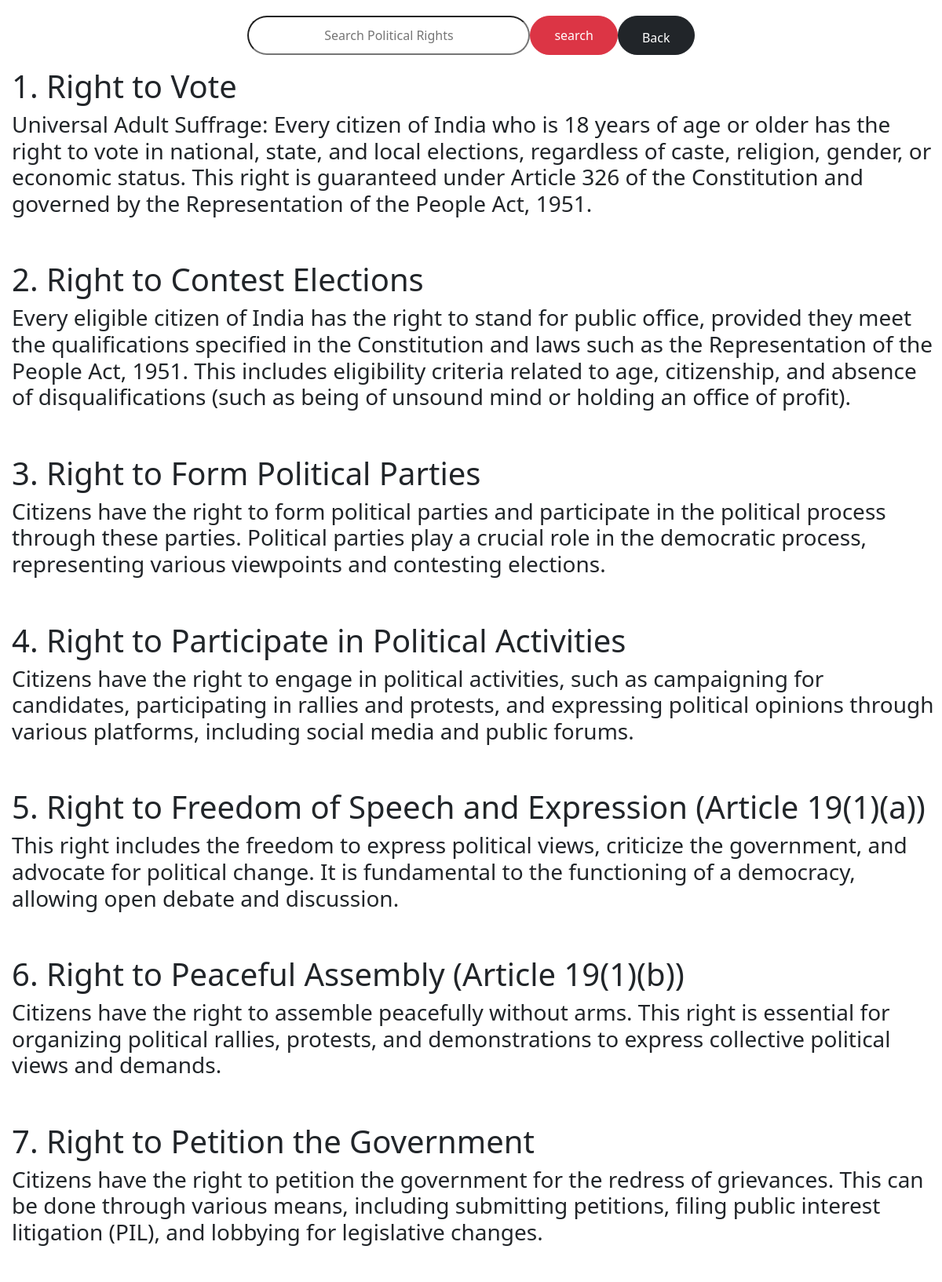
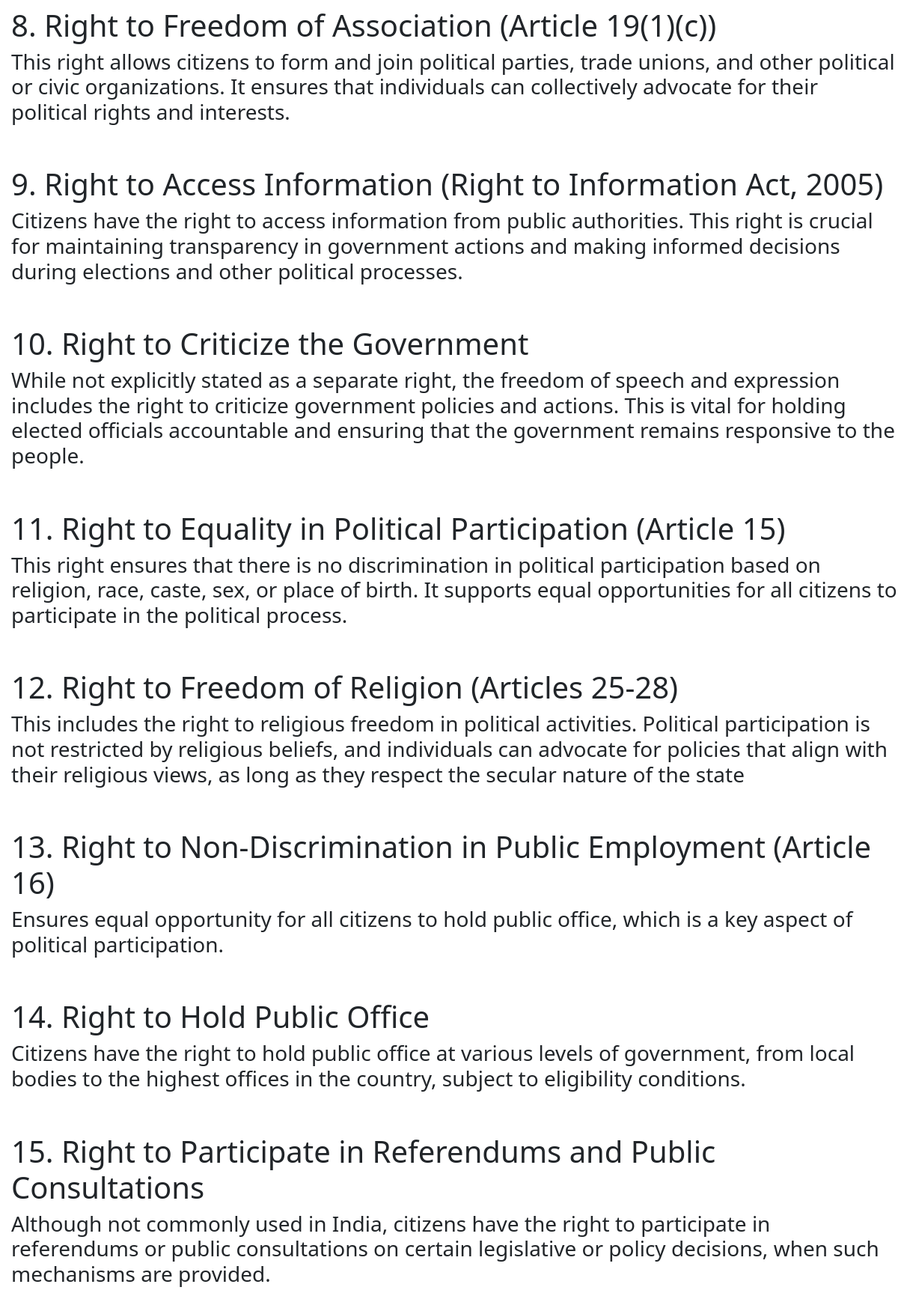
/politicalRights/, run on the app's committed database (2 pictures, top to bottom).
### rights/models.py (models this page shows, shortened)
class politicalRights(models.Model):
    Title = models.CharField(max_length=400)
    Description = models.CharField(max_length=5000)

### rights/views.py (the view)
# urls.py: path("politicalRights/",political,name="politicalRights"),
def political(request):
    query = request.GET.get('q')
    if query:
        political_right = politicalRights.objects.filter(
            Q(Title__iconatins=query) | Q(Description__icontains=query)
        )
    else:
        political_right = politicalRights.objects.all()
    return render(request,"politicalRights.html",{'political_right':political_right})

### rights/templates/politicalrights.html (shortened to what this page needs)
<!DOCTYPE html>
<html lang="en">
<head>
    <link href="https://cdn.jsdelivr.net/npm/bootstrap@5.3.3/dist/css/bootstrap.min.css" rel="stylesheet">
</head>
<body>
    <form method="GET" action="{% url 'politicalRights'%}" style="display: flex; justify-content: center; text-align: center;">
        <input type="text" style="border-radius:30px; border: 3px line; height: 50px; width: 30%; margin-top: 20px;text-align: center;" name="q" id="autocomplete" placeholder="Search Political Rights">
        <input type="submit" class="btn btn-danger" style="padding-left: 30px; padding-right: 30px;border-radius: 30px; margin-top: 20px;"  value="search">
        <a href="{% url 'home' %}"class="btn btn-dark" style="padding-left: 30px; padding-top: 15px; padding-right: 30px; border-radius: 30px; margin-top: 20px; " >Back</a>
    </form>
    <div id="political">
        {% for p in political_right %}
        <h1>{{p.Title}}</h1>  <h3>{{p.Description}}</h3><br><br>
        {% endfor %}
    </div>
</body>
</html>

### rights/templates/politicalrights.html (style rules this page uses)
h1,h3 { margin-left: 15px; }

### data on the page
politicalRights: Title "1. Right to Vote", Description "Universal Adult Suffrage: Every citizen of India who is 18 years of age or older has the right to vote in national, state, and local elections, regardless of caste, religion, gender, or economic status. This right is guaranteed under Article 326 of the Constitution and governed by the Representation of the People Act, 1951."
politicalRights: Title "2. Right to Contest Elections", Description "Every eligible citizen of India has the right to stand for public office, provided they meet the qualifications specified in the Constitution and laws such as the Representation of the People Act, 1951. This includes eligibility criteria related to age, citizenship, and absence of disqualifications (such as being of unsound mind or holding an office of profit)."
politicalRights: Title "3. Right to Form Political Parties", Description "Citizens have the right to form political parties and participate in the political process through these parties. Political parties play a crucial role in the democratic process, representing various viewpoints and contesting elections."
politicalRights: Title "4. Right to Participate in Political Activities", Description "Citizens have the right to engage in political activities, such as campaigning for candidates, participating in rallies and protests, and expressing political opinions through various platforms, including social media and public forums."
politicalRights: Title "5. Right to Freedom of Speech and Expression (Article 19(1)(a))", Description "This right includes the freedom to express political views, criticize the government, and advocate for political change. It is fundamental to the functioning of a democracy, allowing open debate and discussion."
politicalRights: Title "6. Right to Peaceful Assembly (Article 19(1)(b))", Description "Citizens have the right to assemble peacefully without arms. This right is essential for organizing political rallies, protests, and demonstrations to express collective political views and demands."
politicalRights: Title "7. Right to Petition the Government", Description "Citizens have the right to petition the government for the redress of grievances. This can be done through various means, including submitting petitions, filing public interest litigation (PIL), and lobbying for legislative changes."
politicalRights: Title "8. Right to Freedom of Association (Article 19(1)(c))", Description "This right allows citizens to form and join political parties, trade unions, and other political or civic organizations. It ensures that individuals can collectively advocate for their political rights and interests."
politicalRights: Title "9. Right to Access Information (Right to Information Act, 2005)", Description "Citizens have the right to access information from public authorities. This right is crucial for maintaining transparency in government actions and making informed decisions during elections and other political processes."
politicalRights: Title "10. Right to Criticize the Government", Description "While not explicitly stated as a separate right, the freedom of speech and expression includes the right to criticize government policies and actions. This is vital for holding elected officials accountable and ensuring that the government remains responsive to the people."
politicalRights: Title "11. Right to Equality in Political Participation (Article 15)", Description "This right ensures that there is no discrimination in political participation based on religion, race, caste, sex, or place of birth. It supports equal opportunities for all citizens to participate in the political process."
politicalRights: Title "12. Right to Freedom of Religion (Articles 25-28)", Description "This includes the right to religious freedom in political activities. Political participation is not restricted by religious beliefs, and individuals can advocate for policies that align with their religious views, as long as they respect the secular nature of the state"
politicalRights: Title "13. Right to Non-Discrimination in Public Employment (Article 16)", Description "Ensures equal opportunity for all citizens to hold public office, which is a key aspect of political participation."
politicalRights: Title "14. Right to Hold Public Office", Description "Citizens have the right to hold public office at various levels of government, from local bodies to the highest offices in the country, subject to eligibility conditions."
politicalRights: Title "15. Right to Participate in Referendums and Public Consultations", Description "Although not commonly used in India, citizens have the right to participate in referendums or public consultations on certain legislative or policy decisions, when such mechanisms are provided."
